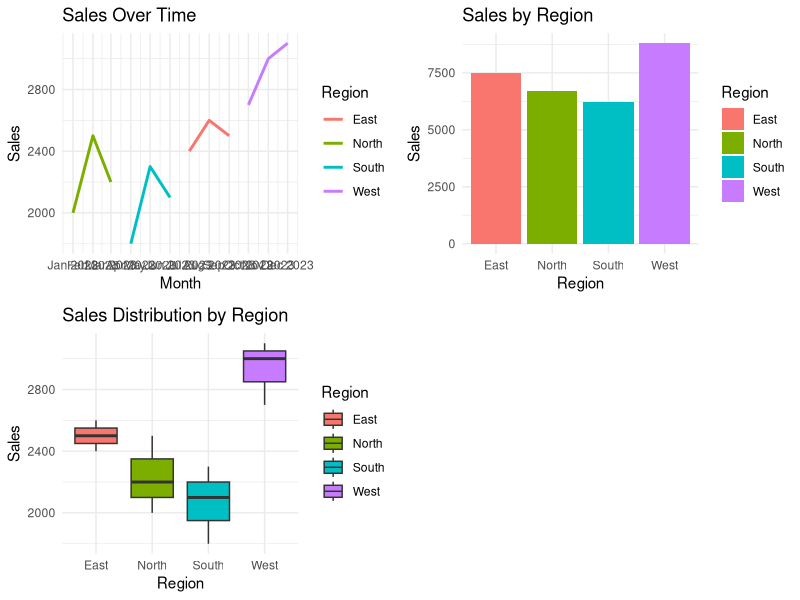

Reproduce this figure in R.
# Load necessary libraries
library(ggplot2)
library(dplyr)
library(lubridate)

# Sample Sales Data
sales_data <- data.frame(
  Date = seq.Date(from=as.Date("2023-01-01"), by="month", length.out=12),
  Region = rep(c("North", "South", "East", "West"), each=3),
  Sales = c(2000, 2500, 2200, 1800, 2300, 2100, 2400, 2600, 2500, 2700, 3000, 3100)
)

# 1. Time Series Plot (Sales over Time)
time_series_plot <- ggplot(sales_data, aes(x=Date, y=Sales, color=Region)) +
  geom_line(size=1) +
  theme_minimal() +
  labs(title="Sales Over Time", x="Month", y="Sales") +
  scale_x_date(date_labels="%b %Y", date_breaks="1 month")

# 2. Bar Plot (Sales by Region)
region_sales_plot <- ggplot(sales_data, aes(x=Region, y=Sales, fill=Region)) +
  geom_bar(stat="identity") +
  theme_minimal() +
  labs(title="Sales by Region", x="Region", y="Sales")

# 3. Box Plot (Sales Distribution by Region)
box_plot <- ggplot(sales_data, aes(x=Region, y=Sales, fill=Region)) +
  geom_boxplot() +
  theme_minimal() +
  labs(title="Sales Distribution by Region", x="Region", y="Sales")

# Arrange all plots on one page
library(gridExtra)
grid.arrange(time_series_plot, region_sales_plot, box_plot, ncol=2)